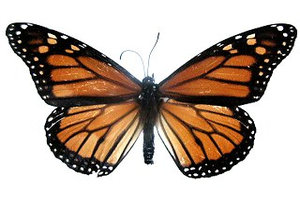
#> input picture imagenes_1/0010008.png, 300 x 200 px, found by its file name; its folder holds only this picture in this run
$ python graficos_knn.py
#> lines starting #> are read from the running program, lines starting #| are printed output that depends on the picture
### KNN/knn.py

import numpy as np
from collections import Counter

class KNN:
    def __init__(self, k=3):
        self.k = k

    def aprendizaje(self,X,Y):
        self.x=X # matriz de vectores caracteristicos
        self.y=Y # clases asociadas a cada vector x(n)
        self.muestras=len(X[0]) # cantidad de muestras

    def clasificacion(self,X_train):
        clases=[]
        for i in range(len(X_train[0])):
            distancias=np.zeros(self.muestras)
            for j in range(self.muestras):
                # por cada vector x(n) de caracteristicas
                distancias[j]=dist_euclidiana(self.x[:,j],X_train[:,i])

            # Ordenamos las distancias mas cercanas segun la posicion en la cual se encuentren
            k_distancias=np.argsort(distancias)

            # Identificamos las k distancias con respecto a las clases
            k_etiqueta=self.y[k_distancias[:self.k]]

            clases_prioridad = Counter(k_etiqueta).most_common(1)

            # Almacenamos la clase con mayor catidad de votos a la lista de predicciones
            clases.append(clases_prioridad[0][0])
        return clases


def dist_euclidiana(x,y):
    #Aplicamos distancia euclidiana con respecto a cada punto
    return np.sqrt(np.sum((x-y)**2))

### KNN/graficos_knn.py
import numpy as np
import pandas as pd
from  skimage.io import imread, imshow
from knn import KNN
import pywt
import pywt.data
import os
import matplotlib.pyplot as plt

def Get_Feacture(picture, cortes):
  LL = picture
  for i in range(cortes):
     LL, (LH, HL, HH) = pywt.dwt2(LL, 'haar')
  return LL.flatten().tolist()

def cargar_dataset():

    carpeta_imagenes = './imagenes_1/'

    # Se ordena los archivos segun el nombre asignado
    archivos = os.listdir(carpeta_imagenes)

    clases = []
    vectores_caracteristicos = []


    for archivo in archivos:
        # Verifica si el archivo es una imagen (puedes agregar más extensiones si es necesario)
        if archivo.endswith(('.png')):
            # Construye la ruta completa del archivo
            ruta_completa = os.path.join(carpeta_imagenes, archivo)
            imagen = imread(ruta_completa)
#> imagen is the input picture: shape (200, 300, 3); mean R, G, B 187.7, 171.8, 160.4

            # Se añade la clase correspondiente al vector clases
            if int(archivo[1]) < 1:
                clases.append(int(archivo[2]))
            else:
                clases.append(int(archivo[1:3]))

            # Se añade el vector caracteristico de cada imagen
            vectores_caracteristicos.append(Get_Feacture(imagen, 2))
#> the loop in Get_Feacture, `for i in range(cortes):` made 2 passes
#> pass 2, in Get_Feacture, `LL, (LH, HL, HH) = pywt.dwt2(LL, 'haar')`:
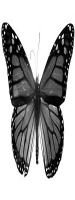
#> LL: shape (200, 75, 1) float64; min 0, max 1020, mean 680.5; drawn with min black and max white
#> pass 2, in Get_Feacture, `LL, (LH, HL, HH) = pywt.dwt2(LL, 'haar')`:
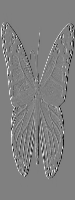
#> LH: shape (200, 75, 1) float64; min -492.3, max 488.3, mean -0.2; drawn with min black and max white
#> pass 2, in Get_Feacture, `LL, (LH, HL, HH) = pywt.dwt2(LL, 'haar')`:
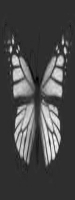
#> HL: shape (200, 75, 1) float64; min -68, max 305.5, mean 38.7; drawn with min black and max white
#> pass 2, in Get_Feacture, `LL, (LH, HL, HH) = pywt.dwt2(LL, 'haar')`:
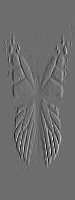
#> HH: shape (200, 75, 1) float64; min -80.5, max 106.2, mean 0; drawn with min black and max white

    return vectores_caracteristicos,clases

def acuary(y_prueba,y_correct):
    correctos= np.sum(y_prueba == y_correct)
    return (correctos/len(y_correct))*100


# Definimos el dataset

x,y= cargar_dataset()
#> x = 1 item; y = [1]

x=np.array(x)
y=np.array(y)


# Mezclamos los datos aleatoriamente
indices = np.arange(len(x))
#> indices = [0]
np.random.shuffle(indices)
X = x[indices]
Y = y[indices]
#> Y = [1]


total_samples = len(X)
#> total_samples = 1
train = int(0.7 * total_samples)
#> train = 0
validation = int(0.3 * total_samples)
#> validation = 0


X_train = X[:train]
#> X_train = empty array
y_train = Y[:train]
#> y_train = empty array

X_test = X[train:train + validation]
#> X_test = empty array
y_test = Y[train:train + validation]
#> y_test = empty array

# Lista para almacenar las precisión en función de k
accuracies = []

# Prueba diferentes valores de k
k_values = range(1, 50)  # Prueba desde k=1 hasta k=20

for k in k_values:
    # Crea y entrena un modelo de k-NN
    clasificador = KNN(k)
    clasificador.aprendizaje(X_train.T, y_train)

    # Evalúa el modelo en el conjunto de prueba y almacena la precisión
    y_pred = clasificador.clasificacion(X_test.T)
    accuracy = acuary(y_pred,y_test)
    accuracies.append(accuracy)
#> after the loop, accuracies = 49 items, first 6: nan, nan, nan, nan, nan, nan

# Crea una gráfica de precisión vs. k
plt.figure(figsize=(10, 5))
plt.plot(k_values, accuracies, marker='o')
plt.xlabel('Número de Vecinos (k)')
plt.ylabel('Precisión')
plt.title('Precisión vs. Número de Vecinos (k) para k-NN')
plt.grid(True)
plt.show()
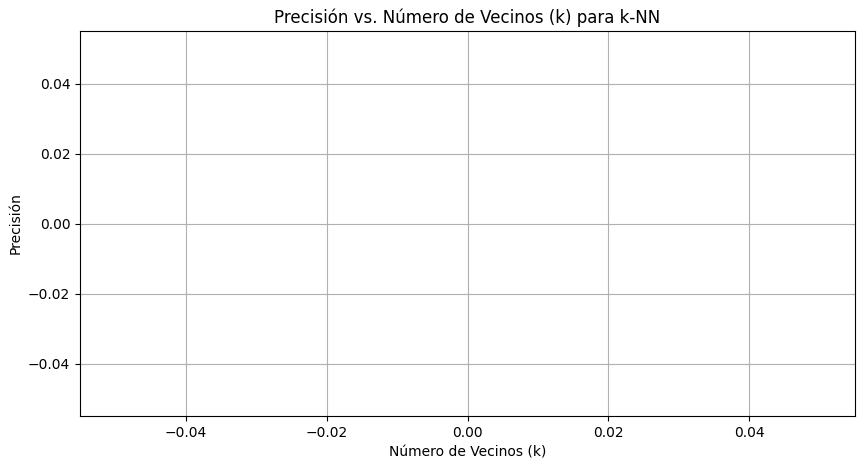
#> figure drawn by matplotlib, 1 panel

$ run again, on imagenes_1/0010029.png
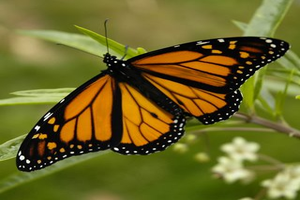
#> input picture imagenes_1/0010029.png, 300 x 200 px, found by its file name
#> in cargar_dataset, imagen is the input picture: shape (200, 300, 3); mean R, G, B 109.4, 103.2, 38.1
#> the loop in Get_Feacture, `for i in range(cortes):` made 2 passes
#> pass 2, in Get_Feacture, `LL, (LH, HL, HH) = pywt.dwt2(LL, 'haar')`:
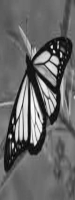
#> HL: shape (200, 75, 1) float64; min -30, max 378, mean 136.4; drawn with min black and max white
#> pass 2, in Get_Feacture, `LL, (LH, HL, HH) = pywt.dwt2(LL, 'haar')`:
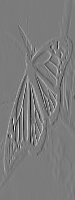
#> HH: shape (200, 75, 1) float64; min -127.8, max 135, mean -0.1; drawn with min black and max white
#> x = 1 item; y = [1]
#> indices = [0]
#> Y = [1]
#> total_samples = 1
#> train = 0
#> X_train = empty array
#> after the loop `for k in k_values:`: accuracies = 49 items, first 6: nan, nan, nan, nan, nan, nan

$ run again, on imagenes_1/0010034.png
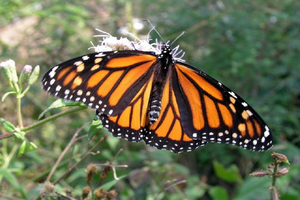
#> input picture imagenes_1/0010034.png, 300 x 200 px, found by its file name
#> in cargar_dataset, imagen is the input picture: shape (200, 300, 3); mean R, G, B 109.7, 111.2, 82
#> the loop in Get_Feacture, `for i in range(cortes):` made 2 passes
#> pass 2, in Get_Feacture, `LL, (LH, HL, HH) = pywt.dwt2(LL, 'haar')`:
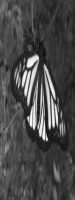
#> HL: shape (200, 75, 1) float64; min -67.25, max 363, mean 56.9; drawn with min black and max white
#> pass 2, in Get_Feacture, `LL, (LH, HL, HH) = pywt.dwt2(LL, 'haar')`:
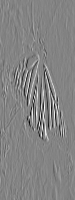
#> HH: shape (200, 75, 1) float64; min -124.5, max 116.5, mean 0.2; drawn with min black and max white
#> x = 1 item; y = [1]
#> indices = [0]
#> Y = [1]
#> total_samples = 1
#> train = 0
#> X_train = empty array
#> after the loop `for k in k_values:`: accuracies = 49 items, first 6: nan, nan, nan, nan, nan, nan

$ run again, on imagenes_1/0010063.png
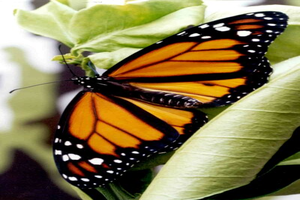
#> input picture imagenes_1/0010063.png, 300 x 200 px, found by its file name
#> in cargar_dataset, imagen is the input picture: shape (200, 300, 3); mean R, G, B 132, 119.6, 77.1
#> the loop in Get_Feacture, `for i in range(cortes):` made 2 passes
#> pass 2, in Get_Feacture, `LL, (LH, HL, HH) = pywt.dwt2(LL, 'haar')`:
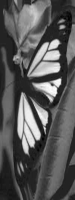
#> HL: shape (200, 75, 1) float64; min -67.25, max 409.3, mean 97.3; drawn with min black and max white
#> pass 2, in Get_Feacture, `LL, (LH, HL, HH) = pywt.dwt2(LL, 'haar')`:
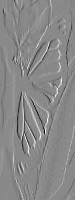
#> HH: shape (200, 75, 1) float64; min -106.3, max 91, mean -0.2; drawn with min black and max white
#> x = 1 item; y = [1]
#> indices = [0]
#> Y = [1]
#> total_samples = 1
#> train = 0
#> X_train = empty array
#> after the loop `for k in k_values:`: accuracies = 49 items, first 6: nan, nan, nan, nan, nan, nan
